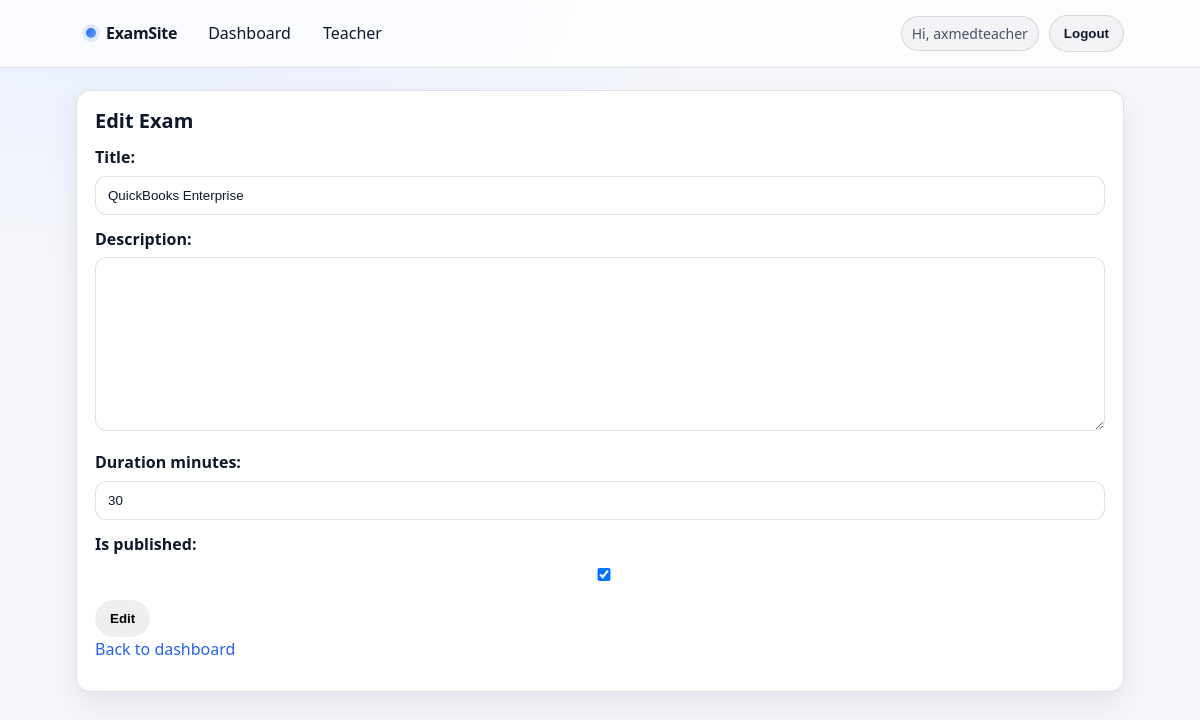
The page /teacher/exams/2/edit/ (signed in) on the database its author committed.
### exams/models.py (models this page shows, shortened)
class Exam(models.Model):
    created_by = models.ForeignKey(
        settings.AUTH_USER_MODEL,
        on_delete=models.SET_NULL,
        null=True,
        blank=True,
        related_name="created_exams",
        help_text="Teacher who created/owns this exam.",
    )
    title = models.CharField(max_length=200)
    description = models.TextField(blank=True)
    duration_minutes = models.PositiveIntegerField(default=30)
    is_published = models.BooleanField(default=False)
    created_at = models.DateTimeField(auto_now_add=True)

### exams/teacher_views.py (the view)
    @login_required
    def _wrapped(request, *args, **kwargs):
        if not is_teacher(request.user):
            return HttpResponseForbidden("Not allowed")
        return view_func(request, *args, **kwargs)

### exams/teacher_views.py
class ExamForm(ModelForm):
    class Meta:
        model = Exam
        fields = ["title", "description", "duration_minutes", "is_published"]

### exams/teacher_views.py (called while the page is built)
def is_teacher(user):
    return user.is_authenticated and (user.is_staff or user.is_superuser)

def teacher_required(view_func):
    @login_required
    def _wrapped(request, *args, **kwargs):
        if not is_teacher(request.user):
            return HttpResponseForbidden("Not allowed")
        return view_func(request, *args, **kwargs)
    return _wrapped

def _get_owned_exam_or_404(request, exam_id: int) -> Exam:
    if request.user.is_superuser:
        return get_object_or_404(Exam, id=exam_id)
    return get_object_or_404(Exam, id=exam_id, created_by=request.user)

@teacher_required
def exam_edit(request, exam_id: int):
    exam = _get_owned_exam_or_404(request, exam_id)
    form = ExamForm(request.POST or None, instance=exam)
    if request.method == "POST" and form.is_valid():
        form.save()
        return redirect("teacher_exam_detail", exam_id=exam.id)
    return render(request, "teacher/exam_form.html", {"form": form, "mode": "Edit"})

### exams/templates/teacher/exam_form.html (shortened to what this page needs)
{% extends "base.html" %}
{% block content %}
<h2>{{ mode }} Exam</h2>
  <form method="post">
    {{ form.as_p }}
    <button type="submit">{{ mode }}</button>
  </form>
  <p><a href="{% url 'teacher_dashboard' %}">Back to dashboard</a></p>
{% endblock %}

### exams/templates/base.html (shortened to what this page needs)
{% load static %}
<!DOCTYPE html>
<html lang="en">
<head>
  <link rel="stylesheet" href="{% static 'exams/css/style.css' %}">
</head>
<body class="{% block body_class %}{% endblock %}">
<nav>
  <div class="navbar">
    <div class="nav-left">
      <a class="brand" href="{% url 'home' %}">
        <span class="brand-dot"></span>
        ExamSite
      </a>
      {% if user.is_authenticated %}
        <a class="navlink" href="{% url 'student_dashboard' %}">Dashboard</a>
        {% if user.is_staff %}
          <a class="navlink" href="{% url 'teacher_dashboard' %}">Teacher</a>
        {% endif %}
      {% else %}
        <a class="navlink" href="{% url 'home' %}">Home</a>
      {% endif %}
    </div>
    <div class="nav-right">
      {% if user.is_authenticated %}
        <span class="nav-user">Hi, {{ user.username }}</span>
        <form method="post" action="{% url 'logout' %}" class="inline-form">
          <button type="submit" class="btn btn-secondary">Logout</button>
        </form>
      {% else %}
        <a class="navlink" href="{% url 'login' %}">Login</a>
        <a class="btn btn-primary" href="{% url 'signup' %}">Sign up</a>
      {% endif %}
    </div>
  </div>
</nav>
<div class="container">
  <div class="panel">
    {% block content %}{% endblock %}
  </div>
</div>
</body>
</html>

### exams/static/exams/css/style.css (style rules this page uses)
*, *::before, *::after { box-sizing: border-box; }
html, body { height: 100%; }
body { margin: 0; }
:root { --bg: #f6f7fb; --surface: #ffffff; --surface-2: #f1f5ff; --text: #0f172a; --muted: #475569; --border: rgba(15, 23, 42, 0.12); --primary: #2563eb; --primary-600: #1d4ed8; --danger: #dc2626; --ring: rgba(37, 99, 235, 0.35); --radius: 14px; --shadow: 0 12px 30px rgba(2, 6, 23, 0.08); --shadow-sm: 0 6px 16px rgba(2, 6, 23, 0.08); --max: 1080px; --auth-card-width: 360px; --auth-field-width: 280px; }
body { font-family: ui-sans-serif, system-ui, -apple-system, "Segoe UI", Roboto, Arial, "Noto Sans", "Liberation Sans", sans-serif; color: var(--text); background: radial-gradient(1200px 500px at 10% 0%, #e7efff 0%, var(--bg) 55%, var(--bg) 100%); line-height: 1.55; }
a { color: var(--primary); text-decoration: none; }
p { margin: 0 0 12px; color: var(--muted); }
h1,h2,h3 { margin: 0 0 12px; line-height: 1.2; color: var(--text); }
h2 { font-size: 20px; }
.container { max-width: var(--max); margin: 22px auto; padding: 0 16px; }
.panel { background: var(--surface); border: 1px solid var(--border); border-radius: var(--radius); box-shadow: var(--shadow); padding: 18px; }
nav { position: sticky; top: 0; z-index: 20; backdrop-filter: blur(10px); background: rgba(255,255,255,0.75); border-bottom: 1px solid var(--border); }
.navbar { max-width: var(--max); margin: 0 auto; padding: 12px 16px; display: flex; align-items: center; justify-content: space-between; gap: 12px; }
.nav-left, .nav-right { display: flex; align-items: center; gap: 10px; flex-wrap: wrap; }
.brand { display: inline-flex; align-items: center; gap: 10px; font-weight: 800; letter-spacing: -0.02em; color: var(--text); padding: 6px 10px; border-radius: 999px; }
.brand-dot { width: 10px; height: 10px; border-radius: 999px; background: linear-gradient(135deg, var(--primary), #60a5fa); box-shadow: 0 0 0 4px rgba(37,99,235,0.12); }
.navlink { display: inline-flex; align-items: center; gap: 8px; padding: 8px 10px; border-radius: 999px; color: var(--text); border: 1px solid transparent; }
.nav-user { color: var(--muted); font-size: 14px; padding: 6px 10px; border-radius: 999px; background: rgba(15,23,42,0.04); border: 1px solid var(--border); }
button, .btn { appearance: none; border: 1px solid transparent; border-radius: 999px; padding: 10px 14px; font-weight: 700; cursor: pointer; transition: transform .05s ease, background .15s ease, border-color .15s ease, box-shadow .15s ease; }
.btn-secondary { background: rgba(15,23,42,0.04); color: var(--text); border-color: var(--border); }
.inline-form { display: inline; margin: 0; }
form { margin: 0; }
label { display: block; font-weight: 700; margin-bottom: 6px; color: var(--text); }
input, select, textarea { width: 100%; padding: 11px 12px; border-radius: 12px; border: 1px solid var(--border); background: var(--surface); color: var(--text); outline: none; transition: box-shadow .15s ease, border-color .15s ease; }

### rows shown on the page
Exam: title "QuickBooks Enterprise", duration_minutes "30", is_published "☑"

### other values the page prints
{{ user.username }} "axmedteacher"
{{ mode }} "Edit"
